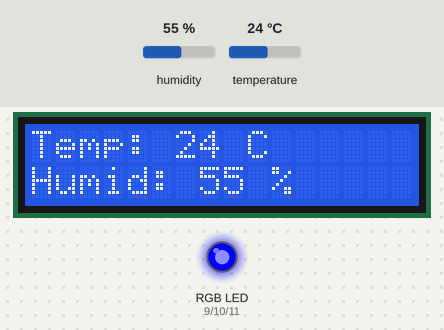
A sketch run on a simulated Arduino Uno, built with avr-gcc and run on an emulated ATmega328P. On the bench: 16×2 character LCD, an RGB LED mixed from three pins (HIGH = lit). Inputs (shaded band) come from the test bench; at power-on: temperature 24 °C, humidity 55 %.

Above: at 2.7 s.
2.8 s: temperature set to 28 °C
At 4.4 s:
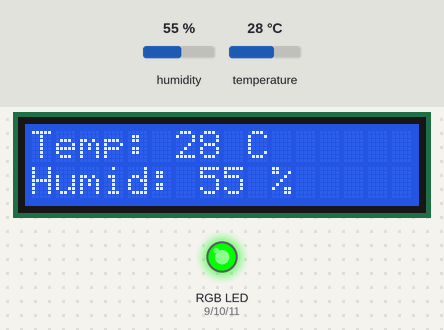
5.5 s: temperature set to 30 °C
At 6.5 s:
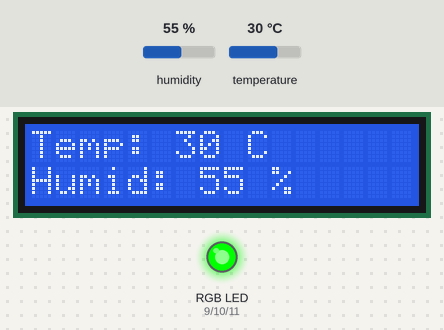
8.2 s: temperature set to 33 °C
At 10.8 s:
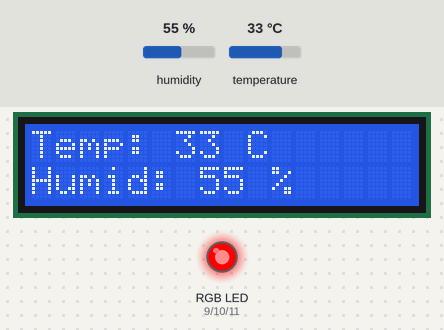
11.3 s: humidity set to 22 %
At 13.0 s:
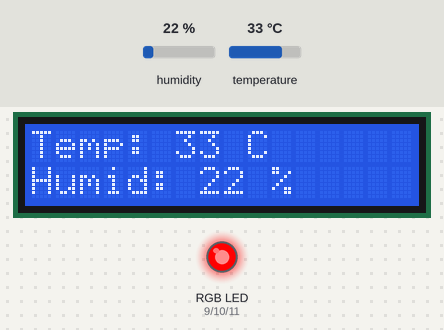
Timing chart, 0 to 14.5 s (numbered marks = the images above; inputs shaded):
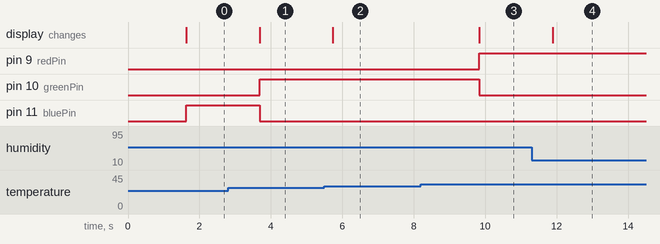

The sketch:

temperature_and_humidity_detection_system.ino
```cpp
#include <Wire.h>
#include <LiquidCrystal_I2C.h>
#include <SimpleDHT.h>

// --- CONFIGURATION ---
int pinDHT11 = 2;         // Data pin connected to Digital 2
SimpleDHT11 dht11(pinDHT11);

// LCD Address - Try 0x27 or 0x3F
LiquidCrystal_I2C lcd(0x27, 16, 2);

// RGB LED Pins
const int redPin = 9;
const int greenPin = 10;
const int bluePin = 11;

void setup() {
  lcd.init();
  lcd.backlight();

  pinMode(redPin, OUTPUT);
  pinMode(greenPin, OUTPUT);
  pinMode(bluePin, OUTPUT);

  lcd.setCursor(0, 0);
  lcd.print("System Booting...");
  delay(1500);
  lcd.clear();
}

void loop() {
  // SimpleDHT variables
  byte temperature = 0;
  byte humidity = 0;
  int err = SimpleDHTErrSuccess;

  // Reading the sensor
  if ((err = dht11.read(&temperature, &humidity, NULL)) != SimpleDHTErrSuccess) {
    lcd.setCursor(0, 0);
    lcd.print("Read Error...");
    delay(1000);
    return;
  }

  // Displaying on LCD
  lcd.setCursor(0, 0);
  lcd.print("Temp: ");
  lcd.print((int)temperature);
  lcd.print(" C   "); // Spaces clear old digits

  lcd.setCursor(0, 1);
  lcd.print("Humid: ");
  lcd.print((int)humidity);
  lcd.print(" %   ");

  // --- RGB LED COLOR LOGIC ---
  if (temperature < 27) {
    updateLED(0, 0, 255);   // Blue (Cool)
  }
  else if (temperature >= 27 && temperature <= 31) {
    updateLED(0, 255, 0);   // Green (Comfort)
  }
  else {
    updateLED(255, 0, 0);   // Red (Hot!)
  }

  delay(2000); // 2-second update interval
}

void updateLED(int r, int g, int b) {
  analogWrite(redPin, r);
  analogWrite(greenPin, g);
  analogWrite(bluePin, b);
}
```

Measured:
- the behaviour switches between 26 and 27 °C on temperature (found by bisection; images 0 and 1)
- the behaviour switches between 31 and 32 °C on temperature (found by bisection; images 2 and 3)
- after the input at 2.8 s, pin 10 (greenPin): LOW → HIGH after 0.88 s; pin 11 (bluePin): HIGH → LOW after 0.88 s; the display: changes after 0.88 s (image 1)
- after the input at 5.5 s, the display: changes after 0.23 s (image 2)
- after the input at 8.2 s, pin 9 (redPin): LOW → HIGH after 1.6 s; pin 10 (greenPin): HIGH → LOW after 1.6 s; the display: changes after 1.6 s (image 3)
- after the input at 11.3 s, the display: changes after 0.58 s (image 4)
